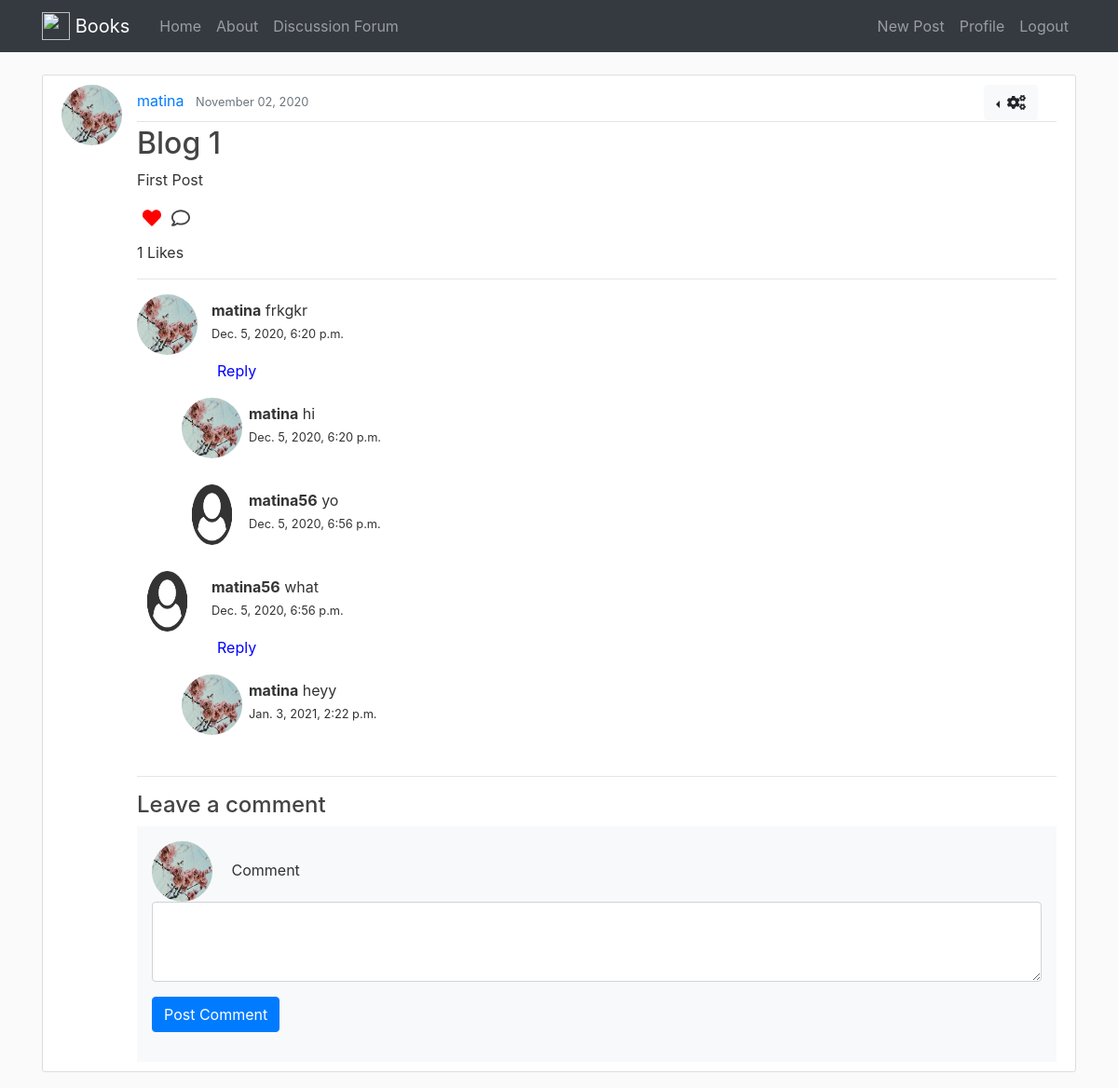
The app's page /post/1/ (signed in) with its own data.
### forum/models.py (models this page shows, shortened)
class Post(models.Model):
    title = models.CharField(max_length=100)
    content = models.TextField()
    date_posted = models.DateTimeField(default=timezone.now)
    author = models.ForeignKey(User, on_delete=models.CASCADE) #If user is deleted it deletes the post too
    likes = models.ManyToManyField(User, default= None, blank=True, related_name='liked')
    comments = models.ManyToManyField(User, default= None, blank=True, related_name='commented')

class Comment(models.Model):
    post = models.ForeignKey(Post, on_delete = models.CASCADE)
    user = models.ForeignKey(User, on_delete=models.CASCADE)
    time = models.DateTimeField(default=timezone.now)
    comment = models.TextField(blank=False)

class SubComment(models.Model):
    post = models.ForeignKey(Post, on_delete = models.CASCADE)
    user = models.ForeignKey(User, on_delete=models.CASCADE)
    time = models.DateTimeField(default=timezone.now)
    comment = models.TextField()
    comment_reply = models.ForeignKey(Comment, on_delete=models.CASCADE)

### user/models.py (models this page shows, shortened)
class Profile(models.Model):
    user = models.OneToOneField(User, on_delete=models.CASCADE)
    bio = models.CharField(max_length = 100, blank=True)
    image = models.ImageField(default='default.png', upload_to='profile_pics')

### forum/views.py (the view, shortened to what this page needs)
# urls.py: path('post/<int:pk>/', views.details, name='post-detail'),
def details(request, pk):
    template = "forum/post_detail.html"
    try:
        post = get_object_or_404(Post, pk=pk)
        comments = Comment.objects.filter(post=post).order_by('-id')
    except Post.DoesNotExist:
        raise Http404("Post does not exist.")
    comments = []
    for c in Comment.objects.filter(post=post):
        comments.append([c, SubComment.objects.filter(comment_reply = c)])
    context = {
        'object' : post,
        'comments' :comments,
    }
    return render(request, template, context)

### forum/templates/forum/post_detail.html (shortened to what this page needs)
{% extends "forum/base.html" %}
{% block content %}
    <article class="media content-section">
      <img class="rounded-circle article-img" src="{{ object.author.profile.image.url }}" alt="">
        <div class="media-body">
          <div class="article-metadata">
            <a class="mr-2" href="{% url 'user-posts' object.author.username %}">{{ object.author }}</a>
            <small class="text-muted">{{ object.date_posted|date:"F d, Y"}}</small>
            {% if object.author == user %}
              <div class="btn-group dropleft">
                <button type="button" class="settings btn btn-light dropdown-toggle" data-toggle="dropdown" aria-haspopup="true" aria-expanded="false">
                  <i class="fas fa-cogs"></i>
                </button>
              </div>
            {% endif %}
          </div>
          <h2 class="article-title">{{ object.title }}</h2>
          <p class="article-content">{{ object.content }}</p>
            <h5 class="card-title">
              <form action="{% url 'likes' %}" method="POST" style="display: inline;">
                {% if request.user not in object.likes.all %}
                <button type="submit" style="border: none; background-color: transparent;"><i class="far fa-heart" style="color: black;"></i></button>
                {% else %}
                <button type="submit" style="border: none; background-color: transparent;"><i class="fas fa-heart" style="color: red;"></i></button>
                {% endif %}
              </form>
              <i class="far fa-comment"></i>
            </h5>
              <p>{{ object.likes.all.count }} Likes</p><hr>
              {% if user.is_authenticated %}
                {% for c in comments %}
                  <img class="rounded-circle article-img" src="{{ c.0.user.profile.image.url }}" alt="">
                  <p class="user card-text"><strong>{{ c.0.user.username }}</strong> {{c.0.comment}} <br> <small>{{ c.0.time }}</small></p>
                  <p id="{{ c.0.id }}"><button onclick="ReplyForm('{{ c.0.id }}')" class="reply">Reply</button></p>
                  {% for subc in c.1 %}
                    <img class="ml-5 rounded-circle article-img" src="{{ subc.user.profile.image.url }}" alt="">
                    <p class="subcomment"><strong>{{ subc.user.username }}</strong> {{subc.comment}} <br> <small>{{ subc.time }}</small></p>
                    <br>
                 {% endfor %}
                {% endfor %}
                <hr>
                <div class="comment-form-wrap">
                  <h4>Leave a comment</h4>
                  <form method="POST" class="p-3 bg-light">
                    <div class="form-group">
                      <img class="rounded-circle article-img" src="{{ request.user.profile.image.url }}" alt="">
                      <label for="message">Comment</label>
                      <textarea name="comm" id="message" cols="30" rows="3" class="form-control"></textarea>
                    </div>
                    <div class="form-group">
                      <input type="submit" value="Post Comment" class="btn btn-primary">
                    </div>
                  </form>
                </div>
              {% endif %}
        </div>
    </article>
{% endblock content %}

### forum/static/forum/main.css (style rules this page uses)
* { box-sizing: border-box; }
body { background: #fafafa; color: #333333; margin-top: 5rem; }
h1, h2, h3, h4, h5, h6 { color: #444444; }
.content-section { background: #ffffff; padding: 10px 20px; border: 1px solid #dddddd; border-radius: 3px; margin-bottom: 20px; }
.article-title { color: #444444; }
.article-content { white-space: pre-line; }
.article-img { height: 65px; width: 65px; margin-right: 16px; }
.article-metadata { padding-bottom: 1px; margin-bottom: 4px; border-bottom: 1px solid #e3e3e3 }
.user { margin-top: -60px; padding-left: 80px; }
.reply { margin-left: 80px; border: none; background: none; color: blue; }
.subcomment { margin-top: -60px; padding-left: 120px; }
.settings { margin-left: 45rem; }

### records on screen
Post: author.profile.image (picture), author "matina", date_posted "November 02, 2020", title "Blog 1", content "First Post", likes.all.count "1"
Comment: user.image (picture), user.username "matina", comment "frkgkr", time "Dec. 5, 2020, 6:20 p.m."
SubComment: user.profile.image (picture), user.username "matina", comment "hi", time "Dec. 5, 2020, 6:20 p.m."
SubComment: user.profile.image (placeholder picture), user.username "matina56", comment "yo", time "Dec. 5, 2020, 6:56 p.m."
Comment: user.image (placeholder picture), user.username "matina56", comment "what", time "Dec. 5, 2020, 6:56 p.m."
SubComment: user.profile.image (picture), user.username "matina", comment "heyy", time "Jan. 3, 2021, 2:22 p.m."
